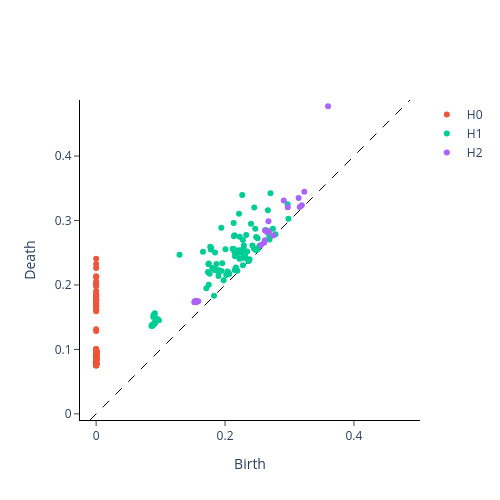

Notebook code cell kept with this figure:
### Code cell
# Circle
plot_diagram(diagrams_basic[0])
